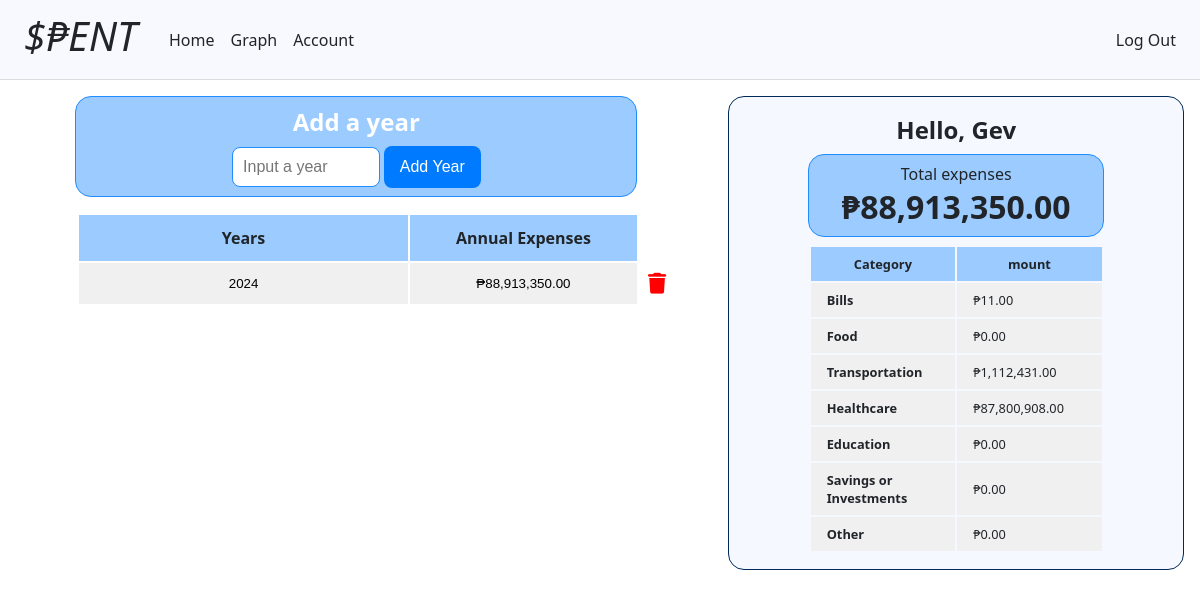
Page / (signed in) on the earlier database version.
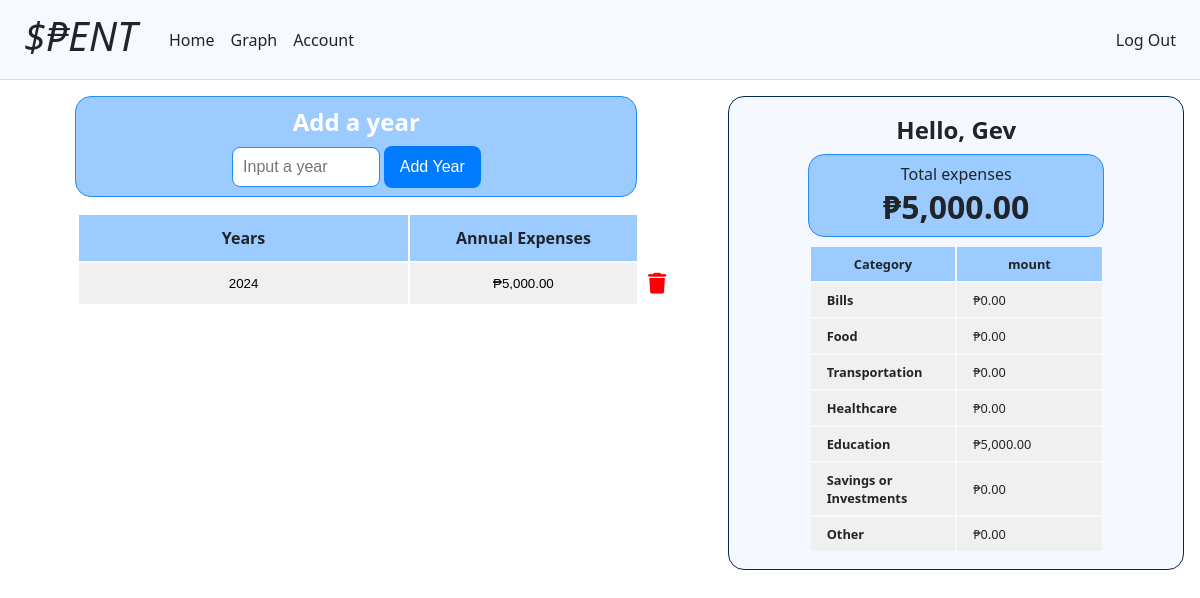
Same page on the later database version.
### tables this page shows
CREATE TABLE years (
    id INTEGER PRIMARY KEY AUTOINCREMENT NOT NULL,
    user_id INTEGER NOT NULL,
    year NOT NULL,
    FOREIGN KEY (user_id) REFERENCES users (id)
);

CREATE TABLE users (
    id INTEGER PRIMARY KEY AUTOINCREMENT NOT NULL,
    username TEXT NOT NULL,
    pass_hash TEXT NOT NULL,
    currency TEXT
);

### app.py (the view)
@app.route("/")
@login_required
def index():
    currency = db.execute("SELECT currency FROM users WHERE id = ?", session["user_id"])
    currency = currency[0]["currency"]
    if currency not in ["usd", "php"]:
        return render_template("set-currency.html")
    years = get_years(session["user_id"])
    total_expenses= get_total_expenses(session["user_id"]) # Get total expenses
    expenses = get_expenses(session["user_id"]) # Get expenses
    return render_template("index.html", years=years, total_expenses=total_expenses, expenses=expenses)

### app.py (called while the page is built)
@app.after_request
def after_request(response):
    response.headers["Cache-Control"] = "no-cache, no-store, must-revalidate"
    response.headers["Expires"] = 0
    response.headers["Pragma"] = "no-cache"
    return response

### helpers.py (called while the page is built)
def format_currency(value):
    currency = db.execute("SELECT currency FROM users WHERE id = ?", session["user_id"])
    currency = currency[0]["currency"]
    if currency == "usd":
        return f"${value:,.2f}"
    elif currency == "php":
        return f"₱{value:,.2f}"

def login_required(f):
    @wraps(f)
    def decorated_function(*args, **kwargs):
        if session.get("user_id") is None:
            return redirect("/login")
        return f(*args, **kwargs)
    return decorated_function

### queries.py (called while the page is built)
def get_years(user_id):
    return db.execute("""SELECT years.id AS id, years.year AS year, SUM(spent.amount) AS expenses
                                FROM years
                                LEFT JOIN months ON months.year_id = years.id
                                LEFT JOIN days ON days.month_id = months.id
                                LEFT JOIN spent ON spent.day_id = days.id
                                WHERE years.user_id = :user_id
                                GROUP BY years.year
                                ORDER BY years.year DESC
                                """, user_id=user_id) # Idea by chatGPT (LEFT JOIN)

def get_total_expenses(user_id):
    total_expenses = db.execute("""SELECT SUM(spent.amount) AS total_expenses
                            FROM spent
                            JOIN days ON days.id = spent.day_id
                            JOIN months ON months.id = days.month_id
                            JOIN years ON years.id = months.year_id
                            WHERE years.user_id = :user_id
                            """, user_id=user_id)
    total_expenses = total_expenses[0]["total_expenses"]
    return total_expenses

### templates/index.html (shortened to what this page needs)
{% extends "layout.html" %}
{% block main %}
    <div class="parent-div">
        <div class="main-content">
            <div class="main-form">
                <h2>Add a year</h2>
                <form action="/add_year" method="post">
                    <div class="form-input">
                        <input name="year" placeholder="Input a year" type="number" autocomplete="off" autofocus>
                        <button class="form-button" type="submit">Add Year</button>
                    </div>
                </form>
            </div>
            <div class="table-container">
                <table>
                    <thead>
                        <tr>
                            <th>Years</th>
                            <th>Annual Expenses</th>
                        </tr>
                    </thead>
                    <tbody>
                    {% if not years %}
                        <tr>
                            <td><button>Add a year to display</button></td>
                            <td><button>some amount</button></td>
                            <td></td>
                        </tr>
                    {% else %}
                        {% for year in years %}
                            <tr>
                                <td>
                                    <form action="/months" method="get">
                                        <button type="submit">{{ year["year"] }}</button></td>
                                <td>
                                    {% if not year["expenses"] %}
                                        <form action="/months" method="get">
                                            <input name="year" value="{{ year['year'] }}" type="hidden">
                                            <button type="submit">{{ 0 | format_currency }}</button></td>
                                        </form>
                                    {% else %}
                                        <form action="/months" method="get">
                                            <button type="submit">{{ year["expenses"] | format_currency }}</button></td>
                                    {% endif %}
                                <td>
                                    <form action="/delete_year" method="post">
                                        <button class="icon-container" type="submit"><i class="fa-solid fa-trash"></i></button></td>
                            </tr>
                        {%  endfor %}
                    {% endif %}
                    </tbody>
                </table>
            </div>
        </div>
        {% include "sidebar.html" %}
    </div>
{% endblock %}

### templates/layout.html (shortened to what this page needs)
<!DOCTYPE html>
<html lang="en">
    <head>
        <link href="/static/styles.css" rel="stylesheet">
    </head>
    <body>
        <nav class="navbar-container">
            <div class="navbar">
                <i><a class="nav-link logo" href="/">$₱ENT</a></i>
                <div class="navbar-items-container">
                    {% if session["user_id"] %}
                        <ul class="navbar-items">
                            <li><a class="nav-link" href="/">Home</a></li>
                            <li><a class="nav-link" href="">Graph</a></li>
                            <li><a class="nav-link" href="">Account</a></li>
                        </ul>
                        <ul class="navbar-items pos-right">
                            <li><a class="nav-link" href="/logout">Log Out</a></li>
                        </ul>
                    {% else %}
                        <ul class="navbar-items pos-right">
                            <li><a class="nav-link" href="/register">Register</a></li>
                            <li><a class="nav-link" href="/login">Log In</a></li>
                        </ul>
                    {% endif %}
                </div>
            </div>
        </nav>
        <main class="container">
            {% block main %}{% endblock%}
        </main>
    </body>
</html>

### templates/sidebar.html
<div class="sidebar">
    <div class="display">
        <div><h2>Hello, {{ session["username"] }}</h2></div>
        <div class="total-expenses">
            <p>Total expenses</p>
            {% if total_expenses == None %}
                <h1>{{ 0 | format_currency }}</h1>
            {% else %}
                <h1>{{ total_expenses | format_currency}}</h1>
            {% endif %}
        </div>
        <table>
            <thead>
                <tr>
                    <th>Category</th>
                    <th>mount</th>
                </tr>
            </thead>
            <tbody>
                {% for expense in expenses %}
                    <tr>
                        <td><b>{{ expense["name"] }}</b></td>
                        {% if expense["amount"] == None %}
                            <td>{{ 0 | format_currency }}</td>
                        {% else %}
                            <td>{{ expense["amount"] | format_currency }}</td>
                        {% endif %}
                    </tr>
                {% endfor %}
            </tbody>
        </table>
    </div>
</div>

### static/styles.css (style rules this page uses)
body { margin: 0; font-family: system-ui, -apple-system, BlinkMacSystemFont, 'Segoe UI', Roboto, Oxygen, Ubuntu, Cantarell, 'Open Sans', 'Helvetica Neue', sans-serif; font-size: 1rem; color: #212529; text-align: left; width: 100%; }
.container { width: 100%; margin-left: auto; margin-right: auto; text-align: center; }
.navbar-container { width: 100%; background-color: #f7f9ff; border-bottom: 0.1rem solid #dddcdc; }
.navbar { display: flex; justify-content: space-between; align-items: center; }
.logo { font-size: 2.5rem; margin-left: 1rem; margin-right: 1rem; margin-bottom: 0.5rem; white-space: nowrap; }
.navbar-items-container { display: flex; align-items: center; width: 100%; }
.navbar-items { list-style-type: none; display: flex; margin: 0; padding: 0; }
.pos-right { margin-left: auto; margin-right: 1rem; }
.nav-link { text-decoration: none; display: block; padding: 0.5rem; }
a { color: #212529; }
.form-input { display: block; }
.form-input input { font-size: 1rem; padding: 0.65rem; border: 1px solid #ccc; border-radius: 0.5rem; transition: box-shadow 0.3s ease; }
.form-button { font-size: 1rem; color: #fff; text-align: center; padding: 0.75rem 1rem; border-width: 0; border-radius: 0.5rem; background-color: #007bff; }
.parent-div { display: flex; margin-top: 1rem; }
.main-content { width: 60%; margin: 0rem 1rem; }
.sidebar { background-color: #f5f9ff; width: 40%; margin: 0rem 1rem; border: 1px solid #002a57; border-radius: 1rem; }
.display { padding: 1rem; }
.display h2, .display h1, .display p { padding: 0; margin: 0; }
.display table { background-color: transparent; margin: 0 auto; width: 70%; }
.display table th, .display table td { font-size: 0.8rem; vertical-align: middle; padding: 0.5rem; }
.display table td { padding-left: 1rem; text-align: left; }
.display table th:nth-child(1) { width: 50%; }
.display table th:nth-child(2) { width: 50%; }
.total-expenses { width: 66%; padding: 0.5rem; margin: 0.5rem auto; background-color: #9bcbff; border: 1px solid #208cff; border-radius: 1rem; }
.main-form { color: white; background-color: #9bcbff; border: 1px solid #208cff; border-radius: 1rem; margin: 0 auto; margin-bottom: 1rem; padding: 0.5rem; width: 80%; }
.main-form h2 { padding: 0; padding-bottom: 0.5rem; margin: 0; }
.main-form input { border: 1px solid #208cff; width: 23% }
table { background-color: transparent; margin-left: 9%; width: 89%; }
table th:nth-child(1) { width: 55%; }
table th:nth-child(2) { width: 38%; }
table th, table td { font-size: 1rem; vertical-align: middle; }
table th { padding: 0.75rem; }
table td { background-color: #f1f0f0; }
table td:nth-child(3) { background-color: transparent; }
table thead tr { background-color: #9bcbff; }
table td button { border: none; background-color: transparent; width: 100%; margin: none; display: block; padding: 0.75rem; }
.icon-container { padding: 0; margin: 0; text-align: left; }
.fa-trash { color: red; margin-left: 0.5rem; font-size: 1.3rem; }

Differences in the rows shown:
removed years: year "2024", expenses "₱88,913,350.00"
added years: year "2024", expenses "₱5,000.00"
Other differences:
{{ total_expenses | format_currency }}: "₱88,913,350.00" → "₱5,000.00"
new list line: "Bills ₱0.00"
new list line: "Transportation ₱0.00"
new list line: "Healthcare ₱0.00"
new list line: "Education ₱5,000.00"
list line gone: "Bills ₱11.00"
list line gone: "Transportation ₱1,112,431.00"
list line gone: "Healthcare ₱87,800,908.00"
list line gone: "Education ₱0.00"
